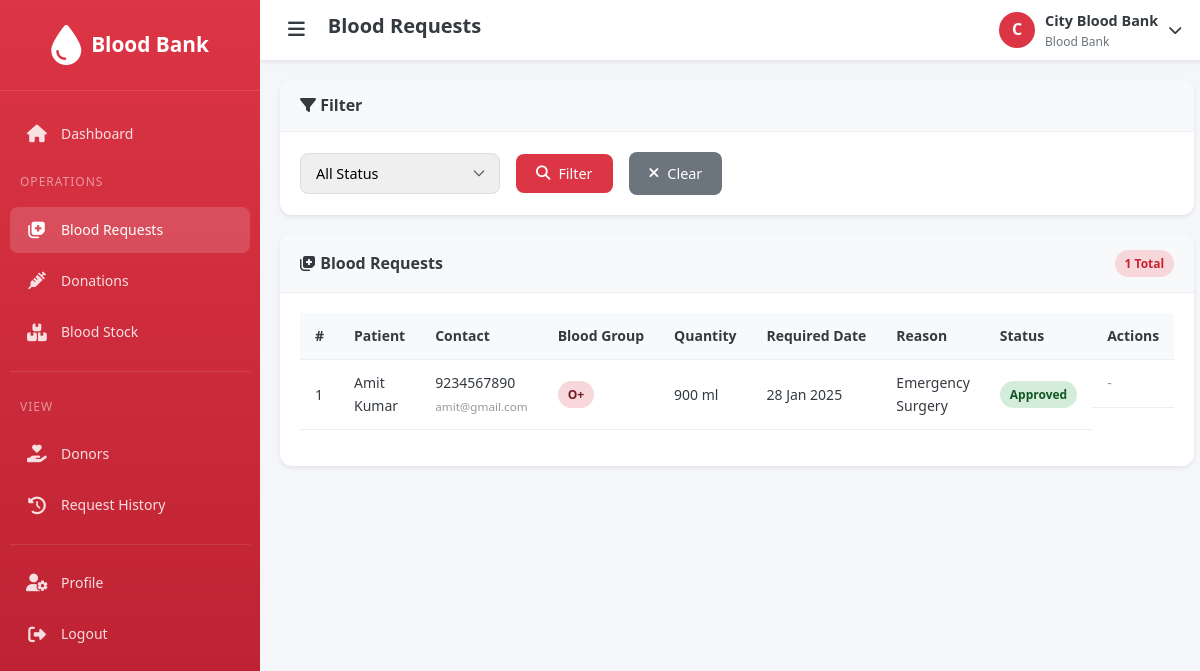
Page /bloodbank/blood_requests.php (signed in) on the committed database.
### tables this page shows
CREATE TABLE blood_bank (
    id INT PRIMARY KEY AUTO_INCREMENT,
    user_id INT,
    name VARCHAR(150) NOT NULL,
    address VARCHAR(255),
    state_id INT,
    city_id INT,
    location_id INT,
    phone VARCHAR(15),
    email VARCHAR(100),
    status ENUM('active', 'inactive') DEFAULT 'active',
    created_at TIMESTAMP DEFAULT CURRENT_TIMESTAMP,
    FOREIGN KEY (user_id) REFERENCES users(id) ON DELETE SET NULL,
    FOREIGN KEY (state_id) REFERENCES state(id) ON DELETE SET NULL,
    FOREIGN KEY (city_id) REFERENCES city(id) ON DELETE SET NULL,
    FOREIGN KEY (location_id) REFERENCES location(id) ON DELETE SET NULL
);

CREATE TABLE blood_request (
    id INT PRIMARY KEY AUTO_INCREMENT,
    patient_id INT NOT NULL,
    blood_bank_id INT,
    blood_group_id INT NOT NULL,
    quantity_ml INT NOT NULL,
    request_date DATE NOT NULL,
    required_date DATE,
    reason TEXT,
    urgency ENUM('normal', 'urgent', 'emergency') DEFAULT 'normal',
    status ENUM('pending', 'approved', 'rejected') DEFAULT 'pending',
    remarks TEXT,
    created_at TIMESTAMP DEFAULT CURRENT_TIMESTAMP,
    FOREIGN KEY (patient_id) REFERENCES patient(id) ON DELETE CASCADE,
    FOREIGN KEY (blood_bank_id) REFERENCES blood_bank(id) ON DELETE SET NULL,
    FOREIGN KEY (blood_group_id) REFERENCES blood_group(id) ON DELETE CASCADE
);

CREATE TABLE users (
    id INT PRIMARY KEY AUTO_INCREMENT,
    name VARCHAR(100) NOT NULL,
    email VARCHAR(100) UNIQUE NOT NULL,
    password VARCHAR(255) NOT NULL,
    phone VARCHAR(15),
    role ENUM('admin', 'bloodbank', 'donor', 'patient') NOT NULL,
    status ENUM('active', 'inactive', 'pending') DEFAULT 'active',
    created_at TIMESTAMP DEFAULT CURRENT_TIMESTAMP
);

CREATE TABLE blood_group (
    id INT PRIMARY KEY AUTO_INCREMENT,
    group_name VARCHAR(10) NOT NULL UNIQUE
);

### config/session.php (called while the page is built, shortened)
<?php
function getUserId() {
    return $_SESSION['user_id'] ?? null;
}
function getUserName() {
    return $_SESSION['user_name'] ?? 'User';
}
?>

### config/functions.php (called while the page is built, shortened)
<?php
require_once __DIR__ . '/database.php';
function formatDate($date) {
    return date('d M Y', strtotime($date));
}
function getStatusBadge($status) {
    switch (strtolower($status)) {
        case 'approved':
        case 'active':
            return 'badge-success';
    }
}
function getBloodBankByUserId($userId) {
    global $conn;
    $userId = (int)$userId;
    $result = mysqli_query($conn, "SELECT * FROM blood_bank WHERE user_id = $userId");
    return mysqli_fetch_assoc($result);
}
?>

### bloodbank/blood_requests.php (the view, shortened to what this page needs)
<?php
$pageTitle = 'Blood Requests';
require_once '../includes/header.php';
$bloodBankInfo = getBloodBankByUserId(getUserId());
$bloodBankId = $bloodBankInfo['id'] ?? 0;
$requestsQuery = "SELECT br.*, p.user_id, u.name as patient_name, u.phone, u.email, bg.group_name
                  FROM blood_request br
                  JOIN patient p ON br.patient_id = p.id
                  JOIN users u ON p.user_id = u.id
                  JOIN blood_group bg ON br.blood_group_id = bg.id
                  WHERE br.blood_bank_id = $bloodBankId";
$requestsQuery .= " ORDER BY br.created_at DESC";
$requests = mysqli_fetch_all(mysqli_query($conn, $requestsQuery), MYSQLI_ASSOC);
require_once '../includes/bloodbank_sidebar.php';
?>
<div class="card">
    <div class="card-header">
        <h3><i class="fas fa-filter"></i> Filter</h3>
    </div>
    <div class="card-body">
        <form method="GET" action="" class="d-flex gap-2 align-items-center flex-wrap">
            <select name="status" class="form-control" style="width: 200px;">
                <option value="">All Status</option>
            </select>
            <button type="submit" class="btn btn-primary"><i class="fas fa-search"></i> Filter</button>
            <a href="blood_requests.php" class="btn btn-secondary"><i class="fas fa-times"></i> Clear</a>
        </form>
    </div>
</div>
<div class="card">
    <div class="card-header">
        <h3><i class="fas fa-notes-medical"></i> Blood Requests</h3>
        <span class="badge badge-primary"><?php echo count($requests); ?> Total</span>
    </div>
    <div class="card-body">
        <?php if (count($requests) > 0): ?>
            <div class="table-responsive">
                <table class="table">
                    <thead>
                        <tr>
                            <th>#</th>
                            <th>Patient</th>
                            <th>Contact</th>
                            <th>Blood Group</th>
                            <th>Quantity</th>
                            <th>Required Date</th>
                            <th>Reason</th>
                            <th>Status</th>
                            <th>Actions</th>
                        </tr>
                    </thead>
                    <tbody>
                        <?php foreach ($requests as $index => $request): ?>
                            <tr>
                                <td><?php echo $index + 1; ?></td>
                                <td><?php echo htmlspecialchars($request['patient_name']); ?></td>
                                <td>
                                    <?php echo htmlspecialchars($request['phone']); ?><br>
                                    <small class="text-muted"><?php echo htmlspecialchars($request['email']); ?></small>
                                </td>
                                <td><span class="badge badge-danger"><?php echo $request['group_name']; ?></span></td>
                                <td><?php echo $request['quantity_ml']; ?> ml</td>
                                <td><?php echo $request['required_date'] ? formatDate($request['required_date']) : 'ASAP'; ?></td>
                                <td><?php echo htmlspecialchars($request['reason'] ?? 'N/A'); ?></td>
                                <td><span class="badge <?php echo getStatusBadge($request['status']); ?>"><?php echo ucfirst($request['status']); ?></span></td>
                                <td class="action-btns">
                                    <?php if ($request['status'] === 'pending'): ?>
                                        <a href="blood_requests.php?action=approve&id=<?php echo $request['id']; ?>"
                                           class="btn btn-sm btn-success" title="Approve">
                                            <i class="fas fa-check"></i>
                                        </a>
                                        <a href="blood_requests.php?action=reject&id=<?php echo $request['id']; ?>"
                                           class="btn btn-sm btn-danger" title="Reject">
                                            <i class="fas fa-times"></i>
                                        </a>
                                    <?php else: ?>
                                        <span class="text-muted">-</span>
                                    <?php endif; ?>
                                </td>
                            </tr>
                        <?php endforeach; ?>
                    </tbody>
                </table>
            </div>
        <?php endif; ?>
    </div>
</div>
    </div>
</main>
<?php require_once '../includes/footer.php'; ?>

### includes/bloodbank_sidebar.php (shortened to what this page needs)
<?php
$currentPage = basename($_SERVER['PHP_SELF'], '.php');
$bloodBankInfo = getBloodBankByUserId(getUserId());
?>
<aside class="sidebar">
    <div class="sidebar-header">
        <a href="/blood_bank/bloodbank/dashboard.php" class="logo">
            <i class="fas fa-tint"></i>
            <span class="logo-text">Blood Bank</span>
        </a>
    </div>
    <nav class="sidebar-menu">
        <div class="menu-item">
            <a href="/blood_bank/bloodbank/dashboard.php" class="menu-link <?php echo $currentPage === 'dashboard' ? 'active' : ''; ?>">
                <i class="fas fa-home"></i>
                <span>Dashboard</span>
            </a>
        </div>
        <div class="menu-title">Operations</div>
        <div class="menu-item">
            <a href="/blood_bank/bloodbank/blood_requests.php" class="menu-link <?php echo $currentPage === 'blood_requests' ? 'active' : ''; ?>">
                <i class="fas fa-notes-medical"></i>
                <span>Blood Requests</span>
            </a>
        </div>
        <div class="menu-item">
            <a href="/blood_bank/bloodbank/donations.php" class="menu-link <?php echo $currentPage === 'donations' ? 'active' : ''; ?>">
                <i class="fas fa-syringe"></i>
                <span>Donations</span>
            </a>
        </div>
        <div class="menu-item">
            <a href="/blood_bank/bloodbank/blood_stock.php" class="menu-link <?php echo $currentPage === 'blood_stock' ? 'active' : ''; ?>">
                <i class="fas fa-boxes"></i>
                <span>Blood Stock</span>
            </a>
        </div>
        <div class="menu-divider"></div>
        <div class="menu-title">View</div>
        <div class="menu-item">
            <a href="/blood_bank/bloodbank/donors.php" class="menu-link <?php echo $currentPage === 'donors' ? 'active' : ''; ?>">
                <i class="fas fa-hand-holding-heart"></i>
                <span>Donors</span>
            </a>
        </div>
        <div class="menu-item">
            <a href="/blood_bank/bloodbank/request_history.php" class="menu-link <?php echo $currentPage === 'request_history' ? 'active' : ''; ?>">
                <i class="fas fa-history"></i>
                <span>Request History</span>
            </a>
        </div>
        <div class="menu-divider"></div>
        <div class="menu-item">
            <a href="/blood_bank/bloodbank/profile.php" class="menu-link <?php echo $currentPage === 'profile' ? 'active' : ''; ?>">
                <i class="fas fa-user-cog"></i>
                <span>Profile</span>
            </a>
        </div>
        <div class="menu-item">
            <a href="/blood_bank/logout.php" class="menu-link">
                <i class="fas fa-sign-out-alt"></i>
                <span>Logout</span>
            </a>
        </div>
    </nav>
</aside>
<main class="main-content">
    <header class="header">
        <div class="header-left">
            <button class="toggle-sidebar" type="button">
                <i class="fas fa-bars"></i>
            </button>
            <h1 class="page-title"><?php echo $pageTitle ?? 'Dashboard'; ?></h1>
        </div>
        <div class="header-right">
            <div class="user-dropdown">
                <div class="dropdown-toggle">
                    <div class="user-avatar"><?php echo $userInitial; ?></div>
                    <div class="user-info">
                        <div class="user-name"><?php echo $bloodBankInfo['name'] ?? getUserName(); ?></div>
                        <div class="user-role">Blood Bank</div>
                    </div>
                    <i class="fas fa-chevron-down"></i>
                </div>
            </div>
        </div>
    </header>
    <div class="content-wrapper">

### rows in the picture
blood_bank: name "City Blood Bank"
blood_request: users.name "Amit Kumar", users.phone "9234567890", users.email "amit@gmail.com", blood_group.group_name "O+", quantity_ml "900", required_date "28 Jan 2025", reason "Emergency Surgery", status "Approved"

### other values in the picture
$pageTitle "Blood Requests"
$userInitial "C"
count($requests) "1"
